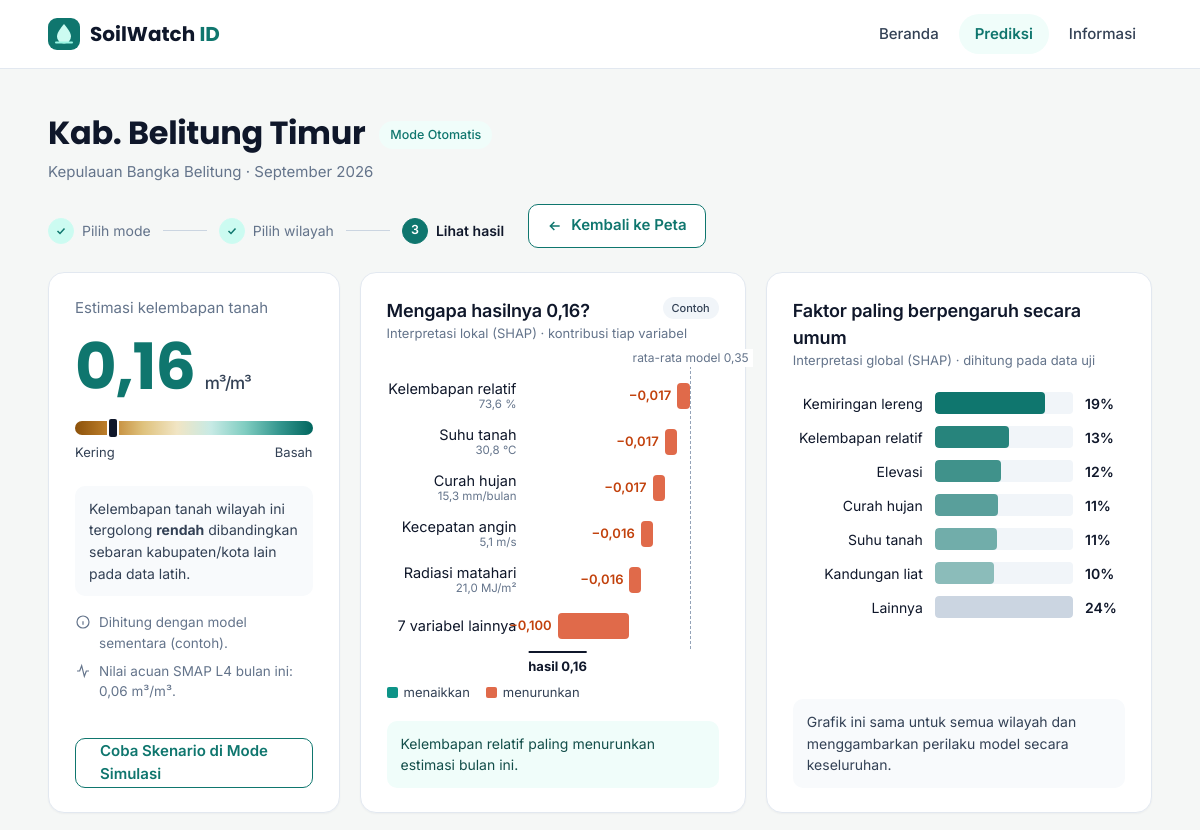
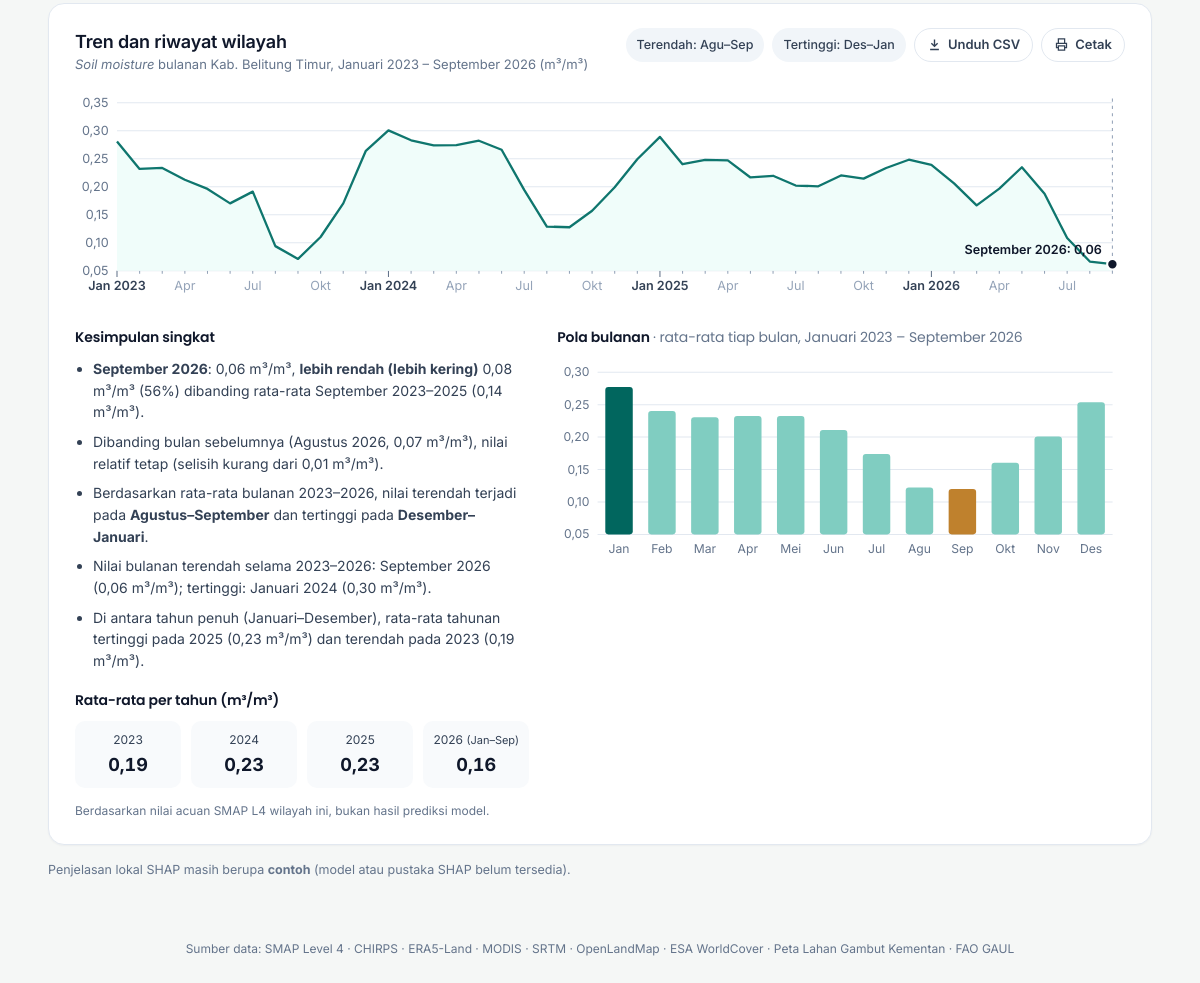
The app's page /hasil?id=239&periode=2026-09 with its own data (2 pictures, top to bottom).
### tables this page shows
CREATE TABLE wilayah (
            id INTEGER PRIMARY KEY, nama TEXT NOT NULL, provinsi_gaul TEXT NOT NULL,
            provinsi TEXT NOT NULL, label TEXT NOT NULL, kelompok TEXT NOT NULL,
            persen_gambut INTEGER, persen_badan_air INTEGER, persen_pertanian INTEGER,
            danau TEXT, UNIQUE (nama, provinsi_gaul));

CREATE TABLE periode (id INTEGER PRIMARY KEY, kode TEXT UNIQUE NOT NULL, label TEXT NOT NULL);

### app.py (the view)
@app.route("/hasil")
def hasil():
    try:
        wid = int(request.args.get("id", ""))
        w = est.WILAYAH[wid]
    except (ValueError, IndexError):
        return redirect(url_for("otomatis"))
    per = request.args.get("periode", periode_default())
    if per not in est.ID_PERIODE:
        abort(404)
    x = est.nilai_wilayah(wid, per)
    if any(v is None for v in x.values()):
        abort(404)
    v, sumber = est.prediksi(x, w["kelompok"])
    i = est.ID_PERIODE[per]
    return render_template(
        "hasil.html", menu="prediksi", mode="otomatis", judul=w["label"],
        sub=f'{w["prov"]} · {est.DATA["periode_label"][i]}', w=w, wid=wid, periode=per,
        v=v, sumber=sumber, kategori=est.kategori(v), wf=est.waterfall(x, v, w["kelompok"]),
        glob=est.kepentingan_global(), tren=est.tren(wid, per), smap=est.sm_wilayah(wid)[i],
        penanda=est.DATA["penanda"][wid], stat=est.STAT["soil_moisture"],
        gambut=est.galat_gambut(v) if est.DATA["penanda"][wid][0] >= 20 else None,
        rk=rkn.wilayah(wid, per))

### admin.py (called while the page is built)
@bp.app_context_processor
def konteks_admin():
    return {"csrf_token": token_form}

### app.py (called while the page is built)
@app.before_request
def data_terbaru():
    est.cek_versi()

def periode_default():
    return est.DATA["periode"][-1]

@app.context_processor
def umum():
    return {"penanda_contoh": est.DATA["penanda_contoh"],
            "lapisan_air": est.DATA.get("lapisan_air", 0), "lapisan_gambut": est.DATA.get("lapisan_gambut", 0),
            "sumber_kepentingan": est.DATA.get("sumber_kepentingan", "contoh"),
            "konf": est.KONF or {},
            "rentang_data": f'{est.DATA["periode_label"][0]} – {est.DATA["periode_label"][-1]}',
            "jumlah_wilayah": len(est.WILAYAH)}

### estimasi.py (called while the page is built)
def _query(sql, args=()):
    con = sqlite3.connect(f"file:{DB.as_posix()}?mode=ro", uri=True)
    try:
        return con.execute(sql, args).fetchall()
    finally:
        con.close()

def _versi():
    f = ROOT / "models" / "model_terpilih.json"
    return (DB.stat().st_mtime_ns, f.stat().st_mtime_ns if f.exists() else 0)

def cek_versi():
    if _versi() != VERSI:
        muat_ulang()

def _rencana(kelompok):
    if KONF:
        cak = "nasional" if kelompok is None or KONF["per_kelompok"].get(kelompok) != "regional" else kelompok
        w = float(KONF["bobot_rf"].get(cak, 1.0))
        return cak, [(j, b) for j, b in [("rf", w), ("xgb", 1 - w)] if b > 1e-9]
    cak = "nasional" if kelompok is None or DATA["pilihan_model"].get(kelompok) != "regional" else kelompok
    return cak, [("rf", 1.0)]

def _baris(obj, x):
    urutan = obj["fitur"]
    baris = [[x[f] for f in urutan]]
    try:
        import pandas as pd
        return pd.DataFrame(baris, columns=urutan)
    except ImportError:
        return baris

def prediksi(x, kelompok=None):
    cak, rencana = _rencana(kelompok)
    try:
        total = 0.0
        for jenis, bobot in rencana:
            obj = _model(jenis, cak)
            if obj is None:
                raise LookupError
            total += bobot * float(obj["model"].predict(_baris(obj, x))[0])
        return total, _sumber(cak, rencana)
    except Exception:
        pass
    lin = DATA["linear"]
    z = [(x[f] - STAT[f]["mean"]) / STAT[f]["std"] for f in FITUR]
    v = lin["intercept"] + sum(k * zi for k, zi in zip(lin["koef"], z))
    return max(0.02, min(0.85, v)), "model sementara (contoh)"

def kategori(v):
    s = STAT["soil_moisture"]
    if v < s["p33"]:
        return "rendah"
    if v > s["p67"]:
        return "tinggi"
    return "sedang"

### ringkasan.py (called while the page is built)
def _f(v):
    return est.fmt(v, 2)

### templates/hasil.html (shortened to what this page needs)
{% extends "base.html" %}
{% import "_ringkasan.html" as R %}
{% from "_langkah.html" import langkah %}
{% block content %}
{% set pos = ((v - 0.10) / 0.40 * 100) %}
{% set pos = [[pos, 1] | max, 99] | min %}
<div class="page-head">
  <div>
    <div class="title-row">
      <h1 class="p-title">{{ judul }}</h1>
      <span class="chip">{{ 'Mode Otomatis' if mode == 'otomatis' else 'Mode Simulasi' }}</span>
    </div>
    <p class="muted">{{ sub }}</p>
  </div>
  <div class="head-right">
    {{ langkah(3, 'Pilih wilayah' if mode == 'otomatis' else 'Isi nilai variabel') }}
    {% if mode == 'otomatis' %}
    <a class="btn s sm" href="{{ url_for('otomatis', id=wid, periode=periode) }}"><svg width="16" height="16" viewBox="0 0 24 24" fill="none" stroke="currentColor" stroke-width="2.2" aria-hidden="true"><path d="M19 12H5M11 6l-6 6 6 6"/></svg>Kembali ke Peta</a>
    {% else %}
    <a class="btn s sm" href="{{ kembali }}"><svg width="16" height="16" viewBox="0 0 24 24" fill="none" stroke="currentColor" stroke-width="2.2" aria-hidden="true"><path d="M19 12H5M11 6l-6 6 6 6"/></svg>Ubah Nilai</a>
    {% endif %}
  </div>
</div>
<div class="res-grid">
  <section class="card res-card">
    <div class="muted">Estimasi kelembapan tanah</div>
    <div class="big-val">{{ v | angka(2) }}<span>m³/m³</span></div>
    <div class="gauge"><div class="legend-ramp"></div><i style="left:{{ pos }}%"></i></div>
    <div class="legend-lbl muted"><span>Kering</span><span>Basah</span></div>
    <div class="note">
      {% if mode == 'otomatis' %}Kelembapan tanah wilayah ini tergolong <b>{{ kategori }}</b> dibandingkan sebaran kabupaten/kota lain pada data latih.
      {% else %}Dengan nilai variabel ini, kelembapan tanah tergolong <b>{{ kategori }}</b> dibandingkan sebaran kabupaten/kota pada data latih.{% endif %}
    </div>
    <ul class="meta">
      <li><svg width="16" height="16" viewBox="0 0 24 24" fill="none" stroke="currentColor" stroke-width="1.8" aria-hidden="true"><circle cx="12" cy="12" r="9"/><path d="M12 11v5M12 8h.01"/></svg>Dihitung dengan {{ sumber }}.</li>
      {% if mode == 'otomatis' and smap is not none %}
      <li><svg width="16" height="16" viewBox="0 0 24 24" fill="none" stroke="currentColor" stroke-width="1.8" aria-hidden="true"><path d="M3 12h4l3-8 4 16 3-8h4"/></svg>Nilai acuan SMAP L4 bulan ini: {{ smap | angka(2) }} m³/m³.</li>
      {% endif %}
    </ul>
    {% if mode == 'otomatis' %}
    <a class="btn s wide" href="{{ url_for('simulasi', dari=wid, periode=periode) }}">Coba Skenario di Mode Simulasi</a>
    {% else %}
    <a class="btn s wide" href="{{ url_for('otomatis') }}">Lihat Kondisi Wilayah Nyata</a>
    {% endif %}
  </section>
  <section class="card res-card">
    <div class="card-h"><h2>Mengapa hasilnya {{ v | angka(2) }}?</h2>{% if not wf.asli %}<span class="chip chip-grey sm">Contoh</span>{% endif %}</div>
    <p class="muted small-2">Interpretasi lokal (SHAP) · kontribusi tiap variabel</p>
    <div class="wf">
      <div class="wf-ov"><div class="wf-base {{ 'kanan' if wf.base_pos > 60 }}" style="left:{{ wf.base_pos }}%"><span>rata-rata model {{ wf.base | angka(2) }}</span></div></div>
      {% for r in wf.rows %}
      <div class="wf-row">
        <div class="wf-lab"><span class="wf-nama">{{ r.label }}{% if r.nilai_x %}<small>{{ r.nilai_x }} {{ r.satuan }}</small>{% endif %}</span><em class="wf-nilai-hp {{ 'up' if r.naik else 'down' }}">{{ r.teks }}</em></div>
        <div class="wf-track">
          <i class="{{ 'up' if r.naik else 'down' }}" style="left:{{ r.kiri }}%;width:{{ r.lebar }}%"></i>
          <b class="{{ 'up' if r.naik else 'down' }}" style="{{ ('left:calc(' ~ (r.kiri + r.lebar) ~ '% + 6px)') if r.naik else ('right:calc(' ~ (100 - r.kiri) ~ '% + 6px)') }}">{{ r.teks }}</b>
        </div>
      </div>
      {% endfor %}
      <div class="wf-row wf-end"><div class="wf-lab"></div><div class="wf-track"><span class="{{ 'kiri' if wf.hasil_pos < 18 else ('kanan' if wf.hasil_pos > 82) }}" style="left:{{ wf.hasil_pos }}%">hasil {{ v | angka(2) }}</span></div></div>
    </div>
    <div class="wf-legend"><span><i class="up"></i>menaikkan</span><span><i class="down"></i>menurunkan</span></div>
    {% if wf.utama %}
    {% set statis = wf.utama.label in ['Elevasi', 'Kemiringan lereng', 'Kandungan liat'] %}
    <div class="note ok">{{ wf.utama.label }} paling {{ 'menaikkan' if wf.utama.naik else 'menurunkan' }} estimasi{% if mode == 'otomatis' %}{{ ' di wilayah ini' if statis else ' bulan ini' }}{% else %} pada skenario ini{% endif %}.</div>
    {% endif %}
  </section>
  <section class="card res-card">
    <div class="card-h"><h2>Faktor paling berpengaruh secara umum</h2>{% if sumber_kepentingan != 'shap' %}<span class="chip chip-grey sm">Sementara</span>{% endif %}</div>
    <p class="muted small-2">Interpretasi global (SHAP) · dihitung pada data uji</p>
    <div class="gbars">
      {% for g in glob %}
      <div class="gbar {{ 'lain' if g.lain }}"><span>{{ g.label }}</span><div><i style="width:{{ g.lebar }}%;opacity:{{ 1 - loop.index0 * 0.11 }}"></i></div><b>{{ g.persen | round | int }}%</b></div>
      {% endfor %}
    </div>
    <div class="note">Grafik ini sama untuk semua wilayah dan menggambarkan perilaku model secara keseluruhan.</div>
  </section>
</div>
{% if mode == 'otomatis' %}
<section class="card trend">
  <div class="card-h wrap">
    <div><h2>Tren dan riwayat wilayah</h2>
      <p class="muted small-2"><i>Soil moisture</i> bulanan {{ judul }}, {{ tren.awal }} – {{ tren.akhir }} (m³/m³)</p></div>
    <div class="chips"><span class="chip chip-grey">Terendah: {{ tren.rendah }}</span><span class="chip chip-grey">Tertinggi: {{ tren.tinggi }}</span>
      <a class="btn g sm" href="{{ url_for('unduh_wilayah', wid=wid) }}" download>
        <svg width="15" height="15" viewBox="0 0 24 24" fill="none" stroke="currentColor" stroke-width="2.2" aria-hidden="true"><path d="M12 4v11M7 10l5 5 5-5M5 20h14"/></svg>Unduh CSV</a>
      <button type="button" class="btn g sm" onclick="window.print()">
        <svg width="15" height="15" viewBox="0 0 24 24" fill="none" stroke="currentColor" stroke-width="2" aria-hidden="true"><path d="M7 9V3h10v6M7 17H4v-7h16v7h-3M7 14h10v7H7z"/></svg>Cetak</button></div>
  </div>
  <div class="trend-gulir"><svg class="trend-svg" viewBox="0 0 {{ tren.W }} {{ tren.H }}" role="img" aria-label="Grafik tren soil moisture bulanan">
    {% for g in tren.gy %}<line x1="{{ tren.L }}" x2="{{ tren.W - tren.R }}" y1="{{ g.y }}" y2="{{ g.y }}" class="gl"/><text x="{{ tren.L - 8 }}" y="{{ g.y + 4 }}" text-anchor="end">{{ g.teks }}</text>{% endfor %}
    {{ R.sumbu_bulan(tren) }}
    <polygon points="{{ tren.area }}" class="ar"/>
    <polyline points="{{ tren.garis }}" class="ln"/>
    <line x1="{{ tren.titik.x }}" x2="{{ tren.titik.x }}" y1="10" y2="{{ tren.H - tren.B }}" class="cur"/>
    <circle cx="{{ tren.titik.x }}" cy="{{ tren.titik.y }}" r="5" class="pt"/>
    <text x="{{ tren.titik.x + (-10 if tren.titik.x > tren.W * 0.8 else 10) }}" y="{{ tren.titik.y - 10 }}" text-anchor="{{ 'end' if tren.titik.x > tren.W * 0.8 else 'start' }}" class="pt-t">{{ tren.titik.teks }}</text>
    {{ R.titik_tooltip(tren) }}
  </svg></div>
  {% if rk %}
  <div class="rk-grid">
    <div>
      <h3 class="rk-h">Kesimpulan singkat</h3>
      {{ R.kesimpulan(rk) }}
      <h3 class="rk-h">Rata-rata per tahun (m³/m³)</h3>
      {{ R.tahunan(rk) }}
    </div>
    <div>
      <h3 class="rk-h">Pola bulanan <span class="muted">· rata-rata tiap bulan, {{ rk.awal }} – {{ rk.akhir }}</span></h3>
      {{ R.pola(rk) }}
    </div>
  </div>
  <p class="rk-cat muted">Berdasarkan nilai acuan SMAP L4 wilayah ini, bukan hasil prediksi model.</p>
  {% endif %}
</section>
{% endif %}
{% if not wf.asli or sumber_kepentingan != 'shap' %}
<p class="foot-note">{% if not wf.asli %}Penjelasan lokal SHAP masih berupa <b>contoh</b> (model atau pustaka SHAP belum tersedia). {% endif %}</p>
{% endif %}
{% endblock %}

### records on screen
wilayah: label "Kab. Belitung Timur"
periode: awal "Januari 2023"
periode: akhir "September 2026"

### other values on screen
{{ 'Mode Otomatis' if mode == 'otomatis' else 'Mode Simulasi' }} "Mode Otomatis"
{{ sub }} "Kepulauan Bangka Belitung · September 2026"
{{ teks }} "Pilih mode" "Pilih wilayah" "Lihat hasil"
{{ n }} "3"
{{ v | angka(2) }} "0,16"
{{ kategori }} "rendah"
{{ sumber }} "model sementara (contoh)"
{{ smap | angka(2) }} "0,06"
{{ wf.base | angka(2) }} "0,35"
{{ r.label }} "Kelembapan relatif" "Suhu tanah" "Curah hujan" "Kecepatan angin" "Radiasi matahari" "7 variabel lainnya"
{{ r.nilai_x }} "73,6" "30,8" "15,3" "5,1" "21,0"
{{ r.satuan }} "%" "°C" "mm/bulan" "m/s" "MJ/m²"
{{ r.teks }} "−0,017" "−0,017" "−0,017" "−0,016" "−0,016" "−0,100"
{{ wf.utama.label }} "Kelembapan relatif"
{{ 'menaikkan' if wf.utama.naik else 'menurunkan' }} "menurunkan"
